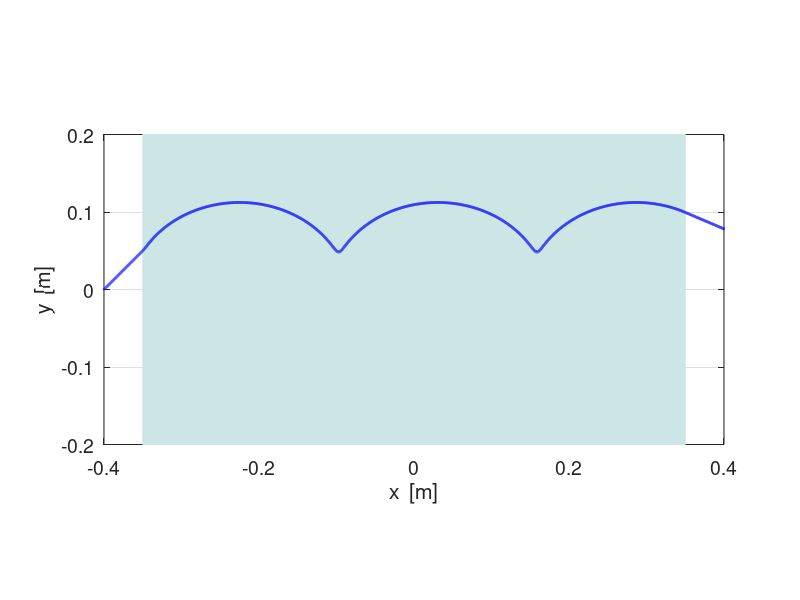
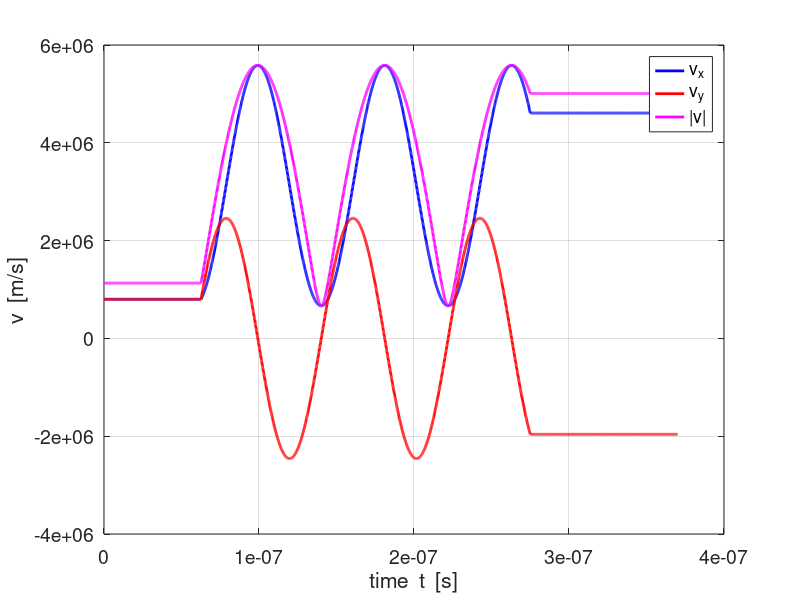
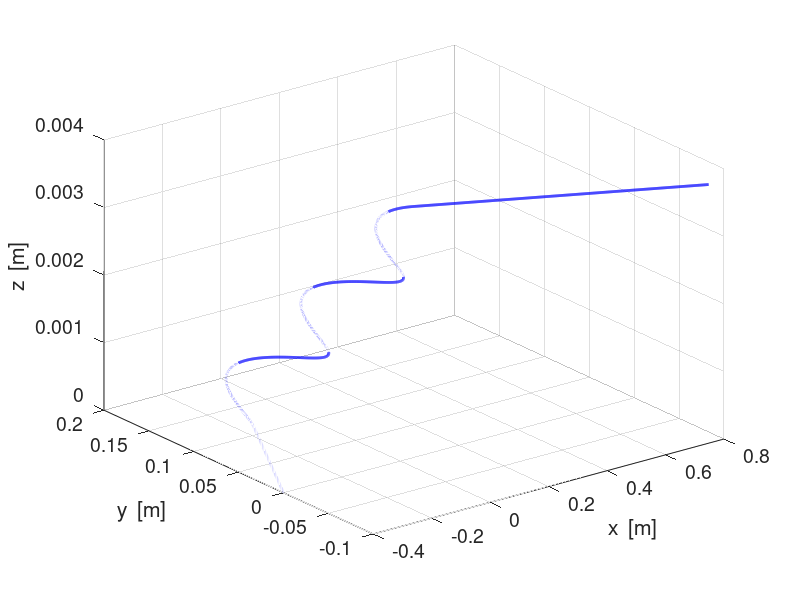
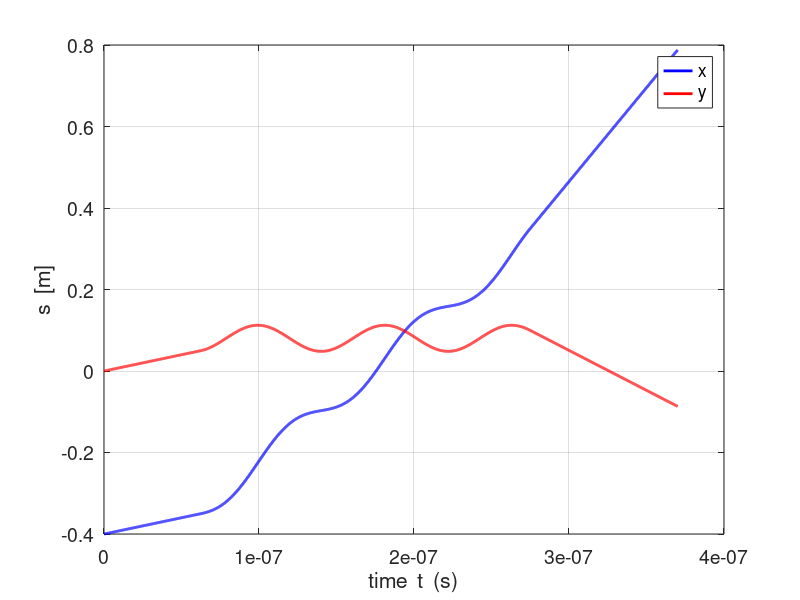

These figures' MATLAB source, in order:
% em_vBE_01.m
% 15 11 08
% Motion of a charged partilce in uniform cross B and E fields
% S.I. units used unless otherwise stated
% Default value and unit are given in ()
% Ian Cooper   School of Physics   University of Sydney
% ian.cooper@sydney.edu.au
% ../mphome.htm

clear all
close all
clc

% =========================================================================
% INPUT PARAMETERS 
% =========================================================================

% number of time steps
   N = 2840;

% Dimensions of volume element and field region
   xMax = 0.4;   xMin = -xMax;
   yMax = xMax; yMax = 0.2;   yMin = -yMax;
   zMax = xMax;   zMin = -zMax;
   
   
   xFMax = 0.35;    xFMin = -xFMax;
   yFMax = xFMax;   yFMin = -yFMax;
   zFMax = xFMax;   zFMin = -zMax;   
   
% Particle  e = 1.602e-19   proton m = 1.67e-27
   q = 1.602e-19;     
   m = 1.67e-27;      

% Fields
   B = 0.8;
   E = 25e5;

% Initial velocites and displacements
   ux = 8e5;   uy = 8e5;   uz = 1e4;
   x0 = -0.4;   y0 = 0;   z0 = 0;

   
% =========================================================================
% Setup
% =========================================================================

% time step
   if B == 0; h = 1e-9;
   else
     h = abs(0.01 * m / (q * B));
   end
   %h = 1e-10;
   
% constants
   k1 = q * B * h / (2 * m);   k2 = q * E *h^2 / m;   k3 = 1/(1+k1^2);
% Initialize arrays
   t = [1:N] .* h;
   x  = zeros(N,1);    y  = zeros(N,1);    z  = uz .* t';
   vx = zeros(N,1);   vy = zeros(N,1);   vz = uz .* ones(N,1);
   v = zeros(N,1);
   ax = zeros(N,1);   ay = zeros(N,1);   az = zeros(N,1);
   
% Time step 1: n = 1   
  x(1)  = x0;    y(1)  = y0;
  vx(1) = ux;   vy(1) = uy;
  ax(1) = q * B * uy / m;   ay(1) = (q/m) * (E- ux * B);

% Time step 2: n = 2
x(2) = x(1) + vx(1)*h;   y(2) = y(1) + vy(1)*h;

% =========================================================================
% TIME LOOPS
% =========================================================================

% Displacement
   for n = 2 : N-1
      if abs(x(n)) < xFMax && abs(y(n)) < yFMax
         x(n+1) = k3 * (2*x(n) + (k1^2-1)*x(n-1) + ...
               2*k1*(y(n) - y(n-1)) + k1*k2);
         y(n+1) = 2*y(n) - y(n-1) - k1*x(n+1) + k1*x(n-1) + k2;  
      else
      x(n+1) = 1 * (2*x(n) + (0-1)*x(n-1) + ...
               2*0*(y(n) - y(n-1)) + 0);
         y(n+1) = 2*y(n) - y(n-1) - 0*x(n+1) + 0*x(n-1) + 0;   
      end
   end
 % Velocity  -------------------------------------------------------------
 for n = 2 : N-1
     vx(n) = (x(n+1) - x(n-1))/(2*h);
     vy(n) = (y(n+1) - y(n-1))/(2*h);
 end
     vx(N) = (x(N)-x(N-1))/h; vy(N) = (y(N)-y(N-1))/h;  
     v = sqrt(vx.^2 + vy.^2 + vz.^2);
     
 % Acceleration
 for n = 1 : N
  if abs(x(n)) < xFMax && abs(y(n)) < yFMax
      ax(n) = (q*B/m) .* vy(n);   ay(n) = (q/m) .* (E - vx(n) .* B);
  else
      ax(n) = 0;   ay(n) = 0;    
  end
 end
  
 
% =========================================================================
% Graphics
% =========================================================================
  
figure(1) % --------------------------------------------------------------
   %set(gcf,'PaperType','A4');
   hold on
   fs = 14;
   set(gcf,'units','normalized','position',[0.05,0.6,0.3,0.3]); 
  
    h_rect = rectangle('Position',[xFMin, yFMin 2*xFMax 2*yFMax]);
    col = [0.8 0.9 0.9];
    set(h_rect,'FaceColor',col,'EdgeColor',col);
    
   xP = x; yP = y;
   plot(xP,yP,'b','LineWidth',2)

   grid on
   box on
   axis equal

   xlabel('x  [m]');
   ylabel('y  [m]');
   axis([xMin xMax yMin yMax]);
   set(gca,'fontsize',fs);
   
  
figure (2) % -------------------------------------------------------------
   set(gcf,'units','normalized','position',[0.36,0.6,0.3,0.3]); 
   xP = t; yP = vx;
   plot(xP,yP,'b','LineWidth',2)
   hold on
   xP = t; yP = vy;
   plot(xP,yP,'r','LineWidth',2)
   yP = v;
   plot(xP,yP,'m','LineWidth',2)
   xlabel('time  t  [s]');
   ylabel('v  [m/s]');
   legend('v_x','v_y', '|v|');
   grid on
   set(gca,'fontsize',14);
   
figure (3) % -------------------------------------------------------------
   set(gcf,'units','normalized','position',[0.670,0.6,0.3,0.3]); 
   plot3(x,y,z,'b','LineWidth',2);
   xlabel('x  [m]'); ylabel('y  [m]'); zlabel('z  [m]');
   grid on
   set(gca,'fontsize',14);

figure (4) % -------------------------------------------------------------
   set(gcf,'units','normalized','position',[0.05,0.1,0.3,0.3]); 
   xP = t; yP = x;
   plot(xP,yP,'b','LineWidth',2)
   hold on
   xP = t; yP = y;
   plot(xP,yP,'r','LineWidth',2)
   xlabel('time  t  (s)');
   ylabel('s  [m]');
   legend('x','y');
   grid on
   set(gca,'fontsize',14);   

figure (5) % -------------------------------------------------------------
   set(gcf,'units','normalized','position',[0.36,0.1,0.3,0.3]); 
   xP = t; yP = ax;
   plot(xP,yP,'b','LineWidth',2)
   hold on
   xP = t; yP = ay;
   plot(xP,yP,'r','LineWidth',2)
   xlabel('time  t  [s]');
   ylabel('a  [m/s^2]');
   legend('a_x','a_y');
   grid on
   set(gca,'fontsize',14);      
  
 figure (6) % -------------------------------------------------------------
   set(gcf,'units','normalized','position',[0.67,0.1,0.3,0.4]); 
   xP = 0; yP = 0;
   plot(xP,yP,'b','LineWidth',2) 
   axis([0 100 0 100]);
   fs = 12;
     px1 = 10; py1 = 98; dpx = 5; dpy = 7; px2 = 50;

% Number of elements  N
   tx1 = 'Number of time steps  N = ';
   tx2 = num2str(N,'%4.0f\n');
   tx3 = '  ';
   tx = [tx1 tx2 tx3];
   h_text = text(px1,py1,tx); set(h_text,'fontsize',fs);

% charge q
   py1 = py1 - dpy;
   tx1 = 'Charge  [C]  q = ';
   tx2 = num2str(q,'%2.3e\n');
   tx3 = '  ';
   tx = [tx1 tx2 tx3];
   h_text = text(px1,py1,tx); set(h_text,'fontsize',fs);

   % charge m
   py1 = py1 - dpy;
   tx1 = 'Mass  [kg]  m = ';
   tx2 = num2str(m,'%2.3e\n');
   tx3 = '  ';
   tx = [tx1 tx2 tx3];
   h_text = text(px1,py1,tx); set(h_text,'fontsize',fs);
   
% magnetic field B
   py1 = py1 - dpy;
   tx1 = 'Magnetic field [T]  B = ';
   tx2 = num2str(B,'%2.2f\n');
   tx3 = '  ';
   tx = [tx1 tx2 tx3];
   h_text = text(px1,py1,tx); set(h_text,'fontsize',fs);
   
% electric field E
   py1 = py1 - dpy;
   tx1 = 'Electric field [V/m]  E = ';
   tx2 = num2str(E,'%2.2e\n');
   tx3 = '  ';
   tx = [tx1 tx2 tx3];
   h_text = text(px1,py1,tx); set(h_text,'fontsize',fs);
   axis off
   
% initial positions x y z
   py1 = py1 - 1*dpy;
   tx1 = 'Initial values (t = 0 s) for displacement [m]';
   tx2 = ' ';
   tx3 = '  ';
   tx = [tx1 tx2 tx3];
   h_text = text(px1,py1,tx); set(h_text,'fontsize',fs);  
   
   py1 = py1 - 1*dpy;
   tx1 = '   x_0 = ';
   tx2 = num2str(x(1),'%2.2f\n');
   tx3 = '  ';
   tx = [tx1 tx2 tx3];
   h_text = text(px1,py1,tx); set(h_text,'fontsize',fs);   
   
   py1 = py1 - dpy;
   tx1 = '   y_0 = ';
   tx2 = num2str(y(1),'%2.2f\n');
   tx3 = '  ';
   tx = [tx1 tx2 tx3];
   h_text = text(px1,py1,tx); set(h_text,'fontsize',fs); 
   
   py1 = py1 - dpy;
   tx1 = '   z_0 = ';
   tx2 = num2str(z(1),'%2.2f\n');
   tx3 = '  ';
   tx = [tx1 tx2 tx3];
   h_text = text(px1,py1,tx); set(h_text,'fontsize',fs); 
   
% initial velocities vx vy vz
   py1 = py1 - dpy;
   tx1 = 'Initial values (t = 0 s) for velocity [m/s]';
   tx2 = ' ';
   tx3 = '  ';
   tx = [tx1 tx2 tx3];
   h_text = text(px1,py1,tx); set(h_text,'fontsize',fs);  

   py1 = py1 - dpy;
   tx1 = '   u_x = ';
   tx2 = num2str(vx(1),'%2.2e\n');
   tx3 = '  ';
   tx = [tx1 tx2 tx3];
   h_text = text(px1,py1,tx); set(h_text,'fontsize',fs);   
   
   py1 = py1 - dpy;
   tx1 = '   u_y = ';
   tx2 = num2str(vy(1),'%2.2e\n');
   tx3 = '  ';
   tx = [tx1 tx2 tx3];
   h_text = text(px1,py1,tx); set(h_text,'fontsize',fs); 
   
   py1 = py1 - dpy;
   tx1 = '   u_z = ';
   tx2 = num2str(uz(1),'%2.2e\n');
   tx3 = '  ';
   tx = [tx1 tx2 tx3];
   h_text = text(px1,py1,tx); set(h_text,'fontsize',fs);
   
 % time step h
   py1 = py1 - 2*dpy;
   tx1 = 'Time step [s]  h = ';
   tx2 = num2str(h,'%2.2e\n');
   tx3 = '  ';
   tx = [tx1 tx2 tx3];
   h_text = text(px1,py1,tx); set(h_text,'fontsize',fs);
   
   axis off
   
